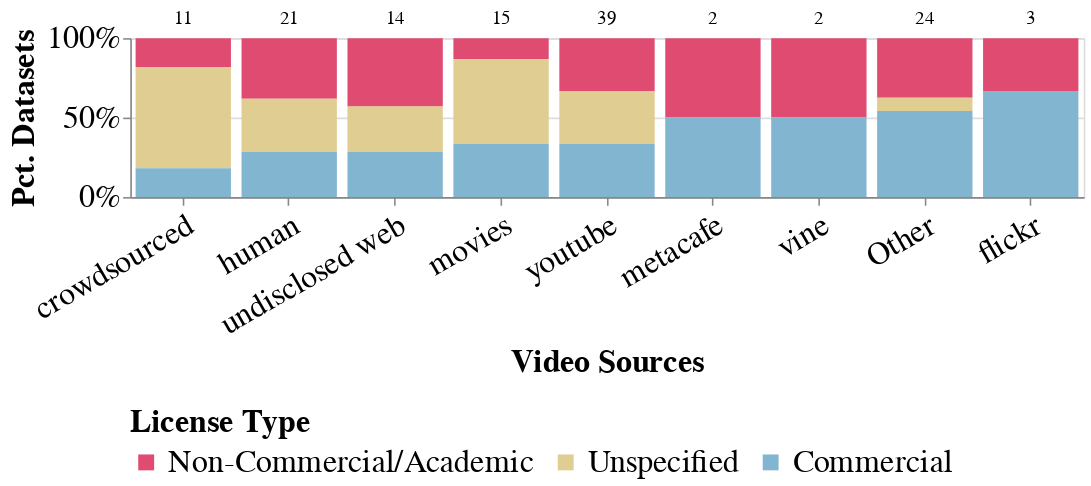

Source (notebook cell):
### Code cell
base = alt.Chart(df_videosourcelicences).mark_bar().encode(
    x=alt.X(
        "Video Sources:N",
        title="Video Sources",
        sort=videosources_order,
        axis=alt.Axis(labelAngle=-30)
    ),
    y=alt.Y(
        "count():Q",
        stack="normalize",
        axis=alt.Axis(format="%"),
        title="Pct. Datasets"
    ),
    color=alt.Color(
        "License Type:N",
        scale=alt.Scale(
            domain=LICENSE_ORDER,
            range=LICENSE_PALETTE
        ),
        title="License Type"
    )
).properties(
    width=600,
    height=100
)

text = alt.Chart(df_videosourcelicences).mark_text(
    dy=-68,
    align="center",
    baseline="top",
    fontSize=12
).encode(
    x=alt.X(
        "Video Sources:N",
        title="Video Sources",
        sort=videosources_order
    ),
    text="count():Q"
)

chart = (base + text).configure_axis(
    labelFontSize=FONT_SIZE,
    titleFontSize=FONT_SIZE
).configure_legend(
    labelFontSize=FONT_SIZE,
    titleFontSize=FONT_SIZE,
    orient=LEGEND_POSITION,
    labelLimit=MAX_LABELLIMIT
)

if PLOT_TOFILE:
    chart.save(
        os.path.join(PLOT_DIR, "video_sources-licenses.png"),
        ppi=PLOT_PPI
    )

chart

### Figure 1 — Vega-Lite specification as saved in the notebook (floating-point values rounded to 4 significant figures; data arrays with more than 128 entries replaced by an {"elided": "..."} marker saying what was removed)
{"config": {"title": {"font": "Times New Roman"}, "axis": {"labelFont": "Times New Roman", "titleFont": "Times New Roman", "labelFontSize": 20, "titleFontSize": 20}, "header": {"labelFont": "Times New Roman", "titleFont": "Times New Roman"}, "legend": {"labelFont": "Times New Roman", "titleFont": "Times New Roman", "labelFontSize": 20, "labelLimit": 1000, "orient": "bottom", "titleFontSize": 20}, "text": {"font": "Times New Roman"}}, "layer": [{"mark": {"type": "bar"}, "encoding": {"color": {"field": "License Type", "scale": {"domain": ["Non-Commercial/Academic", "Unspecified", "Commercial"], "range": ["#e04c71", "#e0cd92", "#82b5cf"]}, "title": "License Type", "type": "nominal"}, "x": {"axis": {"labelAngle": -30}, "field": "Video Sources", "sort": ["crowdsourced", "human", "undisclosed web", "movies", "youtube", "metacafe", "vine", "Other", "flickr"], "title": "Video Sources", "type": "nominal"}, "y": {"aggregate": "count", "axis": {"format": "%"}, "stack": "normalize", "title": "Pct. Datasets", "type": "quantitative"}}}, {"mark": {"type": "text", "align": "center", "baseline": "top", "dy": -68, "fontSize": 12}, "encoding": {"text": {"aggregate": "count", "type": "quantitative"}, "x": {"field": "Video Sources", "sort": ["crowdsourced", "human", "undisclosed web", "movies", "youtube", "metacafe", "vine", "Other", "flickr"], "title": "Video Sources", "type": "nominal"}}}], "data": {"name": "data-82198f2da00c4d2fcaf3fdcc880f483a"}, "height": 100, "width": 600, "$schema": "https://vega.github.io/schema/vega-lite/v5.20.1.json", "datasets": {"data-82198f2da00c4d2fcaf3fdcc880f483a": {"elided": "131 records"}}}
